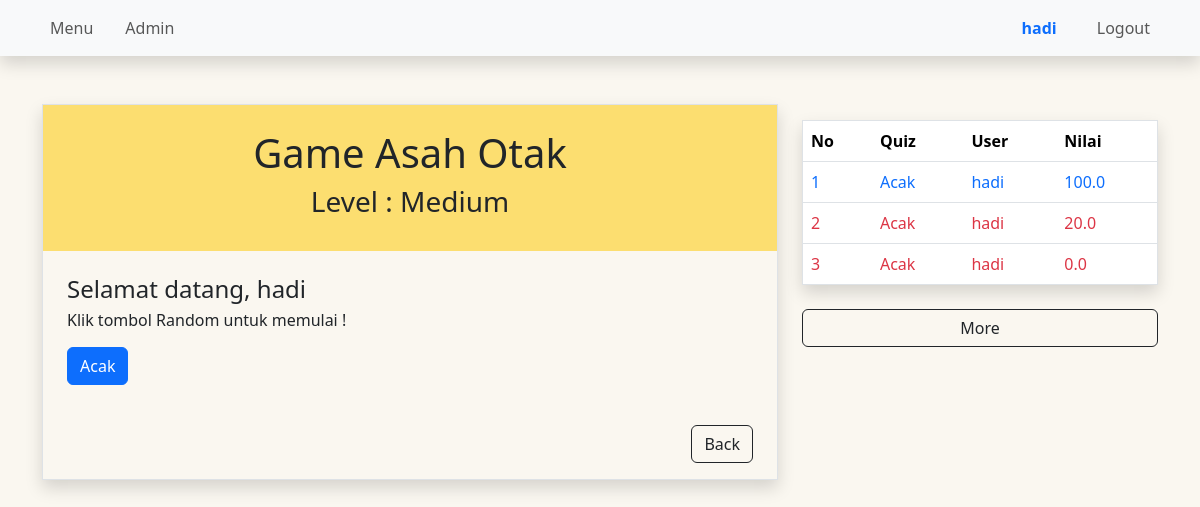
The page /medium/ (signed in) on the database as committed earlier.
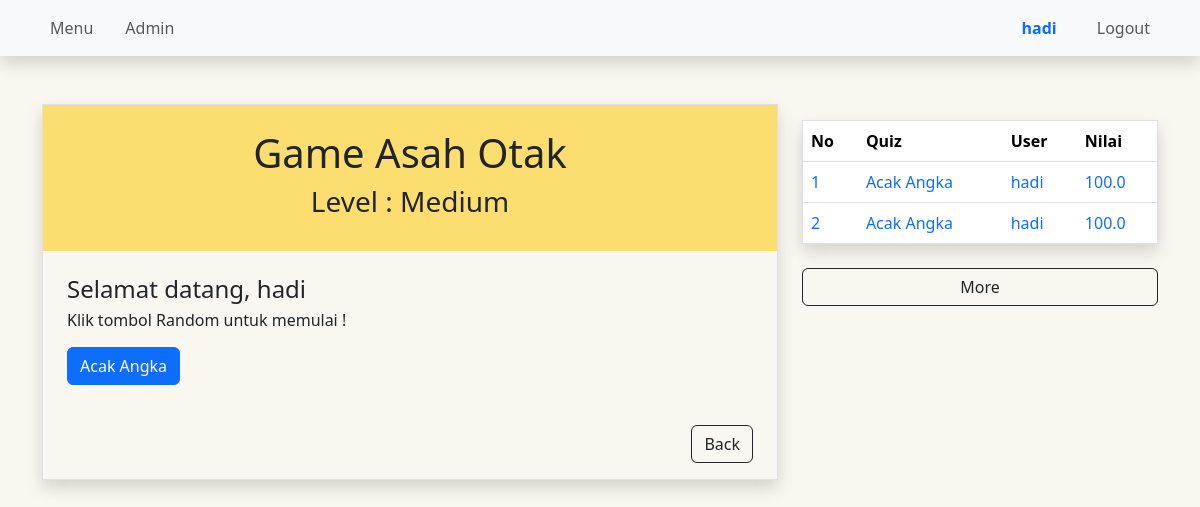
The same page on the database as committed later.
### medium/models.py (models this page shows, shortened)
class Medium(models.Model):
  name = models.CharField(max_length=120)
  topic = models.CharField(max_length=120)
  number_of_questions = models.IntegerField()
  time = models.IntegerField(help_text="time in second")
  required_score_to_pass = models.IntegerField()

class ResultMedium(models.Model):
  quiz = models.ForeignKey(Medium, on_delete=models.CASCADE)
  user = models.ForeignKey(User, on_delete=models.CASCADE)
  score = models.FloatField()
  created = models.DateTimeField(auto_now_add=True)

### medium/views.py (the view)
# urls.py: path('', main_medium_view, name="main-medium-view"),
def main_medium_view(request):
  medium_quiz = Medium.objects.all()
  user_id = request.user.id
  results = ResultMedium.objects.filter(user_id=user_id).order_by('-score')[:10]
  context = {
    'medium_quiz' : medium_quiz,
    'results' : results,
  }
  return render(request, 'medium/main.html', context)

### templates/medium/main.html (shortened to what this page needs)
{% extends "base.html" %}
{% load static %}
{% block content %}
<div class="row mt-5">
  <div class="col-sm-12 col-md-10 col-lg-8 ">
    <div class="border shadow ">
      <div class="text-center p-4" style="background-color: #FCDE70 ">
        <h1 >Game Asah Otak</h1>
        <h3>Level : Medium</h3>
      </div>
      <div class="text-start p-4">
        <h4>Selamat datang, {{ user.username }}</h4>
        <h6>Klik tombol Random untuk memulai !</h6>
        {% for obj in medium_quiz %}
        <div class="mb-3 mt-3">
          <button type="button" class="btn btn-primary modal-button"
            data-bs-toggle="modal"
            data-bs-target="#quizStartModal"
            data-pk="{{obj.pk}}"
            data-quiz="{{obj.name}}"
            data-questions="{{obj.number_of_questions}}"
            data-difficulty="{{obj.difficulty}}"
            data-time="{{obj.time}}"
            data-pass="{{obj.required_score_to_pass}}" >
                {{obj.name}}
          </button>
        </div>
        {% endfor%}
      </div>
      <div class="d-flex justify-content-end mb-3  me-4">
        <a class="btn btn-outline-dark" href="/">Back</a>
      </div>
    </div>
  </div>
  <div class="col">
    <div>
      <table class="table border shadow mt-3">
        <thead>
          <tr class="">
            <th scope="col">No</th>
            <th scope="col">Quiz</th>
            <th scope="col">User</th>
            <th scope="col">Nilai</th>
          </tr>
        </thead>
        <tbody>
          {% for result in results %}
            {% if result.score == 100 %}
            <tr >
              <td class="text-primary">{{ forloop.counter }}</td>
              <td class="text-primary">{{ result.quiz.name }}</td>
              <td class="text-primary">{{ result.user.username }}</td>
              <td class="text-primary">{{ result.score }}</td>
            </tr>
            {% else %}
            <tr >
              <td class="text-danger">{{ forloop.counter }}</td>
              <td class="text-danger">{{ result.quiz.name }}</td>
              <td class="text-danger">{{ result.user.username }}</td>
              <td class="text-danger">{{ result.score }}</td>
            </tr>
            {% endif %}
          {% endfor %}
        </tbody>
      </table>
      <div class="d-grid">
        <a class="btn btn-outline-dark mt-2" href="{% url 'result-medium-view' %}">More</a>
      </div>
    </div>
  </div>
</div>
{% endblock content %}

Rows that differ between the two databases and show on the page:
removed ResultMedium: quiz.name "Acak", user.username "hadi", score "100.0"
removed ResultMedium: quiz.name "Acak", user.username "hadi", score "20.0"
removed ResultMedium: quiz.name "Acak", user.username "hadi", score "0.0"
changed Medium: name "Acak" → "Acak Angka"
added ResultMedium: quiz.name "Acak Angka", user.username "hadi", score "100.0"
added ResultMedium: quiz.name "Acak Angka", user.username "hadi", score "100.0"
